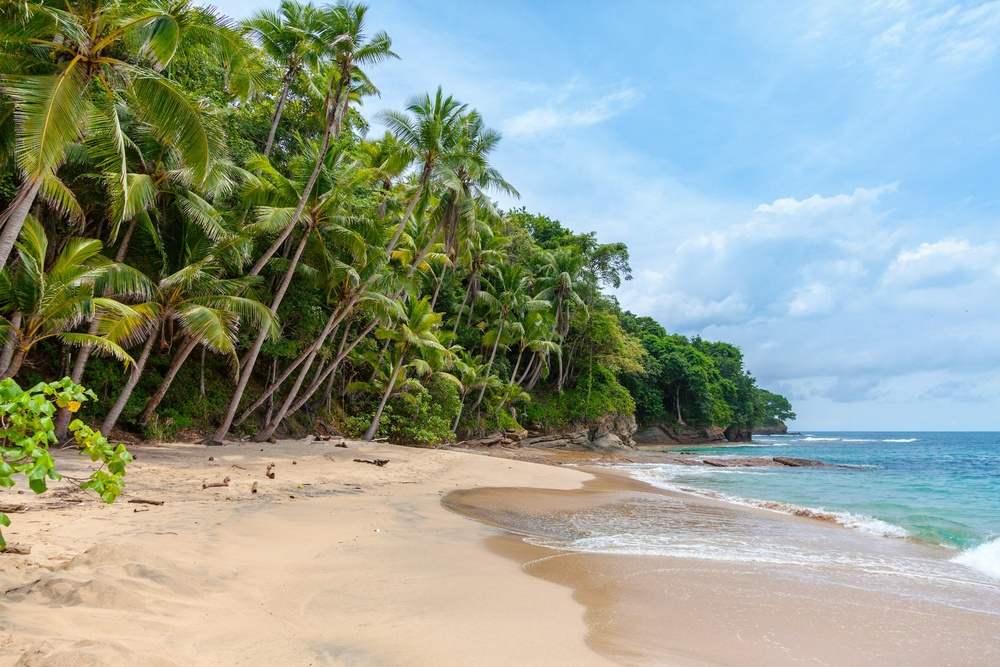
#> input picture Aula_02/praia.jpg, 1000 x 667 px, shrunk from 3000 x 2000 before the run, found by its file name
$ python app.py
#> lines starting #> are read from the running program, lines starting #| are printed output that depends on the picture
import cv2

# Verificamos o Shape da Imagem
# Consiste na representação de uma tupla que define o tam da imagem

name_of_img_file = r"C:\Users\perry\Documents\Facul\7 SEM\VisaoComputacional\Aula_02\praia.jpg"

def img_rgb(name_of_img_file):
    return cv2.imread(
        name_of_img_file,
        cv2.IMREAD_COLOR
    )
#> returned value is the input picture: shape (667, 1000, 3); mean B, G, R 144.8, 158.7, 146.9

def shape_of_image(name_of_img_file, image_rgb):
    print ("Exibe o shape da imagem")

    image_cinza = cv2.imread(
        name_of_img_file,
        cv2.IMREAD_GRAYSCALE
    )
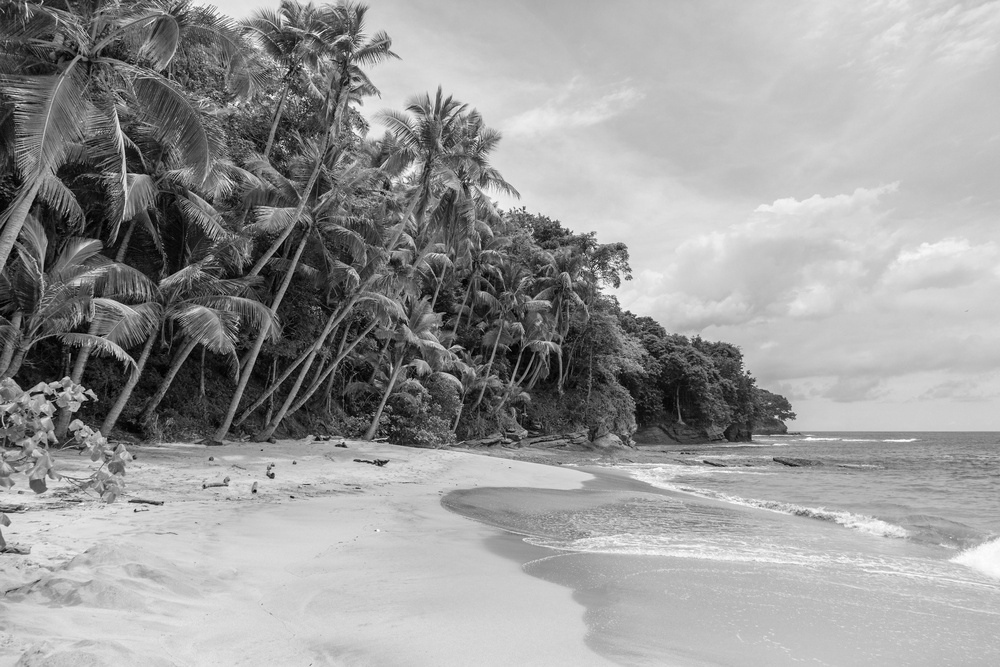
#> image_cinza: shape (667, 1000); min 0, max 255, mean 153.6

    print ("Dimensão da imagem em escala cinza:", image_cinza.shape)
#| Dimensão da imagem em escala cinza: (667, 1000)
    print ("Dimensão da imagem em escala cinza:", image_rgb.shape)
#| Dimensão da imagem em escala cinza: (667, 1000, 3)


def gausssian_blur(image_rgb):
    # GaussianBlur(
    # src -> objeto que representa a imagem
    # ksize -> tamanho do kernel de connvolução (width, height)
    # deve sempre em valor impar, ksize aumenta o desfoque, quanto
    # maior for o seu valor, mais a imagem ficará desfocada
    # sigmaX -> Desvio padrao Gaussiano no eixo X
    # sigaY -> Desvio padrão no eixo Y
    # Para não complicar o entendimento do filtro, neste momento
    # vamos lidar com o sigmaX sempre como 0 (o y como
    # não passado, receve um default de 0 também)

    KSIZE = (3,3)
    SIGMA_X = 0
    TITLE_OF_IMAGE_RGB = "Original"
    TITLE_OF_IMAGE_BLUR = "Blur"

    image_blur = cv2.GaussianBlur(
                    image_rgb,
                    KSIZE,
                    SIGMA_X
                )

    # Apresenta: Imagem RGB
    cv2.imshow(TITLE_OF_IMAGE_RGB, image_rgb)
    # Apresenta: Imagem com Filtro Aplicado
    cv2.imshow(TITLE_OF_IMAGE_BLUR, image_blur)

    # Aguarda a tecla 0 ser pressionado para continuar o código
    # a intenção é permitir que o usuário visualize a imagem
    # caso contrario ela aparece rapidamente, e é fechada
    cv2.waitKey(0)

    # Destrói todas as janelas
    cv2.destroyAllWindows

# Invocando a Função que Cria o Objeto RGB
image_rgb = img_rgb(name_of_img_file)

# Chamando a Função que Exibe o Shape
shape_of_image(name_of_img_file, image_rgb)

# Aplicando o Filtro Blur
gausssian_blur(image_rgb)
